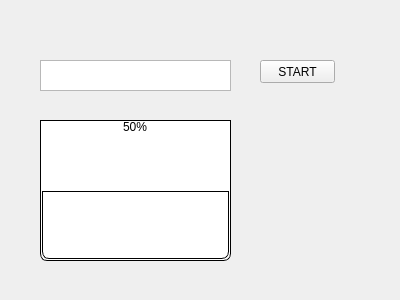
<?xml version="1.0" encoding="UTF-8"?>
<ui version="4.0">
 <class>Form</class>
 <widget class="QWidget" name="Form">
  <property name="geometry">
   <rect>
    <x>0</x>
    <y>0</y>
    <width>400</width>
    <height>300</height>
   </rect>
  </property>
  <property name="windowTitle">
   <string>Form</string>
  </property>
  <property name="styleSheet">
   <string notr="true">QProgressBar::chunk {
background: QLinearGradient( x1: 0, y1: 0, x2: 1, y2: 0,
stop: 0 #78d,
stop: 0.4999 #46a,
stop: 0.5 #45a,
stop: 1 #238 );
border-bottom-right-radius: 7px;
border-bottom-left-radius: 7px;
border: 1px solid black;
}</string>
  </property>
  <widget class="QProgressBar" name="progressBar">
   <property name="geometry">
    <rect>
     <x>40</x>
     <y>120</y>
     <width>191</width>
     <height>141</height>
    </rect>
   </property>
   <property name="styleSheet">
    <string notr="true">QProgressBar {
border: 1px solid black;
text-align: top;
padding: 1px;
border-bottom-right-radius: 7px;
border-bottom-left-radius: 7px;
background: QLinearGradient( x1: 0, y1: 0, x2: 1, y2: 0,
stop: 0 #fff,
stop: 0.4999 #eee,
stop: 0.5 #ddd,
stop: 1 #eee );
width: 15px;
}</string>
   </property>
   <property name="value">
    <number>50</number>
   </property>
   <property name="orientation">
    <enum>Qt::Vertical</enum>
   </property>
   <property name="invertedAppearance">
    <bool>false</bool>
   </property>
   <property name="textDirection">
    <enum>QProgressBar::BottomToTop</enum>
   </property>
  </widget>
  <widget class="QPlainTextEdit" name="plainTextEdit">
   <property name="geometry">
    <rect>
     <x>40</x>
     <y>60</y>
     <width>191</width>
     <height>31</height>
    </rect>
   </property>
  </widget>
  <widget class="QPushButton" name="pushButton">
   <property name="geometry">
    <rect>
     <x>260</x>
     <y>60</y>
     <width>75</width>
     <height>23</height>
    </rect>
   </property>
   <property name="text">
    <string>START</string>
   </property>
  </widget>
 </widget>
 <resources/>
 <connections/>
</ui>
